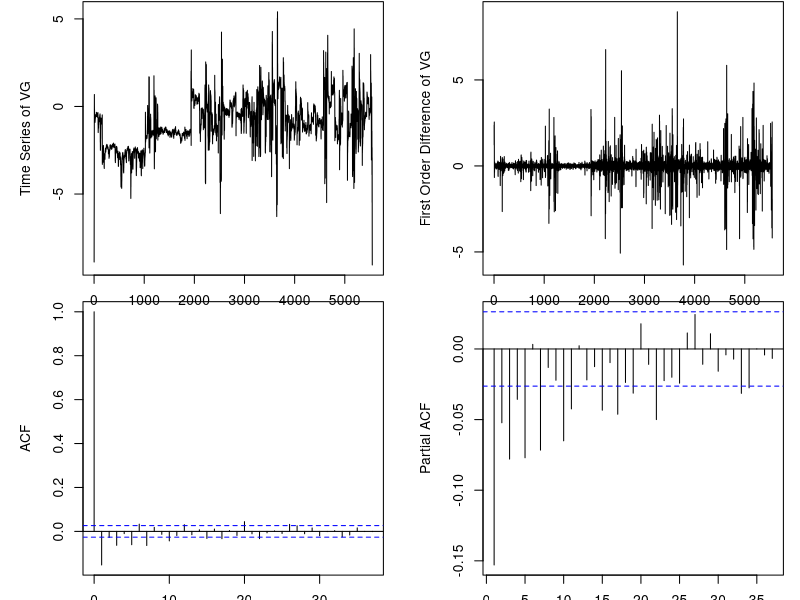

Write the R code that produced this figure.
## ---- chunk 1
vg_cal <- function(x) {
  VGx <- data.frame()
  for (i in 1:nrow(x)) {
    ng <- x[i, 3]; t2c <- x[i, 2]; igv <- x[i, 4]
    ngc <- ng/sqrt((t2c+273.15)/288.15)
  if (t2c < 23.8) { vg <- igv + 0.862*ngc - 112.470 }
  if (t2c >= 23.8 & t2c <= 37.7) { vg <- igv + (0.862*ngc - 112.5) + (1.005*ngc - 71.408)*(t2c - 23.889)/13.9 }
  if (t2c > 37.7) { vg <- igv + 1.439*ngc - 150.898 }
  if(vg > 9.999) { vg <- NA }
  if(vg < -9.999) { vg <- NA }
  VGx <- rbind(VGx, vg)
  }
  VGx <- VGx[complete.cases(VGx), ]
  return(VGx)
}
## ---- chunk 2
par(mar=c(1.5,5,.1,1));par(mfrow=c(2, 2))
x <- read.csv("810962-1624-LEFT-example-rted.csv"); VG <- ts(vg_cal(x)); xd <- diff(VG)
plot(VG,ylab="Time Series of VG");plot(xd,ylab="First Order Difference of VG");acf(xd); pacf(xd)
## ---- chunk 3
arimaFit <- arima(xd,order=c(12,0,4),optim.method="Nelder-Mead")
## ---- chunk 4
tab_coef <- data.frame(); rownames(tab_coef[1:2, ]) <- c("coef_names", "coef_calculated") 
for (k in 1:17) {
  tab_coef[1, k] <- paste("Coefficient_", k, sep="")
  tab_coef[2, k] <- format(as.numeric(arimaFit$coef[k]), scientific=T, digits=6)
}
tab_colNames <- c("Coef_0", "Coef_AR1", "Coef_AR2", "Coef_AR3", "Coef_AR4", "Coef_AR5", 
                  "Coef_AR6", "Coef_AR7", "Coef_AR8", "Coef_AR9", "Coef_AR10", "Coef_AR11", 
                  "Coef_AR12", "Coef_MA1", "Coef_MA2", "Coef_MA3", "Coef_MA4")
knitr::kable(tab_coef[2, 1:6], col.names=tab_colNames[1:6], row.names=F) 
knitr::kable(tab_coef[2, 7:12], col.names=tab_colNames[7:12], row.names=F)
knitr::kable(tab_coef[2, 13:17], col.names=tab_colNames[13:17], row.names=F)
## ---- chunk 5
Coef_training <- c(0.240, 5.348, 5.967, 9.755, -2.721, 4.616, 5.575, -0.447, 2.163, 
                   2.471, 13.484, 0.792, 11.931, 5.831, -2.100, 4.201, -5.785)
p <- Coef_training[1]
for (i in 2:17) {
  p <- p + as.numeric(Coef_training[i]) * as.numeric(tab_coef["coef_calculated", i])
}
if ((p <- format(p, digits=2)) > 0.5) {
  cat("**WARNING: COMPRESSOR STALL IN NEXT FLIGHT**", "(p=", p, ")", sep="")
} else {
  cat("**CLEAR: NORMAL CAUTION APPLY IN NEXT FLIGHT**", "(p=", p, ")", sep="")
}
